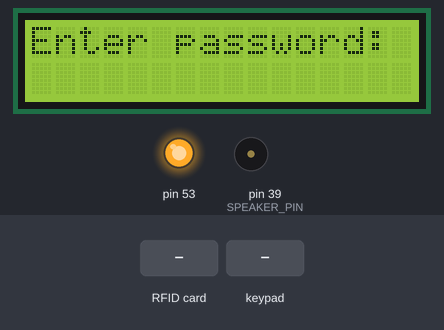
A sketch run on a simulated Arduino Mega 2560, built with avr-gcc and run on an emulated ATmega2560. Shown: 16×2 character LCD, output pins drawn as LEDs (lit = HIGH), buzzer (waves = sounding). The test bench sets the inputs (shaded band).

Above: at 1.3 s.
1.4 s: RFID card 5E 7A 19 C4 held to the reader
At 2.5 s:
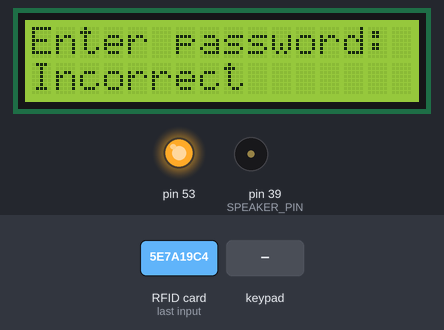
4.4 s: keypad keys 1 1 1 1 D pressed 0.4 s apart
At 7.0 s:
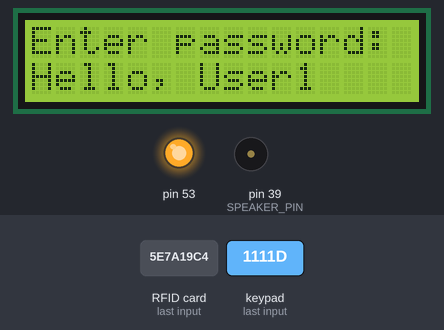
7.9 s: RFID card 5E 7A 19 C4 held to the reader
At 10.4 s:
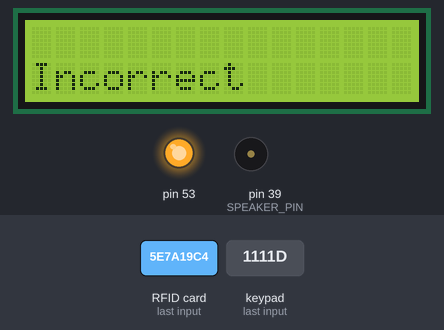
10.9 s: keypad keys 2 2 2 2 * pressed 0.4 s apart
At 12.72 s:
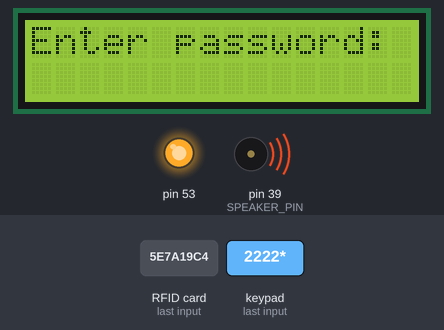
15.1 s: key 'D' pressed
At 15.33 s:
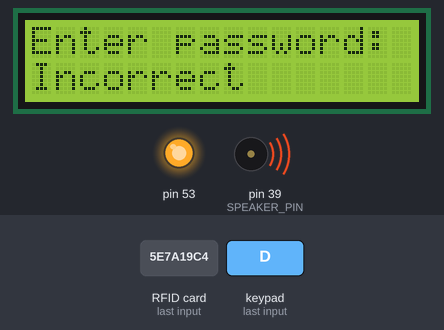
Timing chart, 0 to 18.1 s (numbered marks = the images above; inputs shaded):
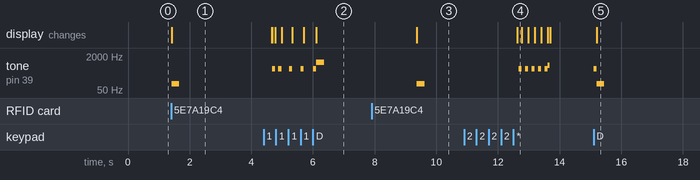

Measured:
- after the input at 1.4 s, tone on pin 39 (SPEAKER_PIN): silent → 100 Hz at once, → silent 0.25 s later; the display: changes at once (image 1)
- after the input at 4.4 s, tone on pin 39 (SPEAKER_PIN): plays 500 Hz for 0.10 s, 500 Hz for 0.10 s, 500 Hz for 0.10 s, 500 Hz for 0.10 s, 500 Hz for 0.10 s, 1000 Hz for 0.25 s, starting after 0.27 s
- after the input at 7.9 s, tone on pin 39 (SPEAKER_PIN): silent → 100 Hz after 1.5 s, → silent 0.25 s later; the display: changes after 1.5 s (image 3)
- after the input at 10.9 s, tone on pin 39 (SPEAKER_PIN): plays 500 Hz for 0.10 s, 500 Hz for 0.10 s, 500 Hz for 0.10 s, 500 Hz for 0.10 s, 500 Hz for 0.10 s, 750 Hz for 0.05 s, starting after 1.8 s
- after the input at 15.1 s, tone on pin 39 (SPEAKER_PIN): silent → 500 Hz at once, → 100 Hz 0.10 s later, → silent 0.25 s later; the display: changes after 0.11 s (image 5)

The sketch:

sketch.ino
```cpp
#include <Servo.h>
#include <LiquidCrystal.h>
#include <Keypad.h>
#include <SPI.h>
#include <RFID.h>

#define SS_PIN 20
#define RST_PIN 49
RFID rfid(SS_PIN, RST_PIN);

String rfidCard;

const int ROW_NUM = 4;
const int COLUMN_NUM = 4;

const int SPEAKER_PIN = 39;
Servo myservo;

char keys[ROW_NUM][COLUMN_NUM] = {
  { '1', '2', '3', 'A' },
  { '4', '5', '6', 'B' },
  { '7', '8', '9', 'C' },
  { '*', '0', '#', 'D' }
};

LiquidCrystal lcd(8, 9, 4, 5, 6, 7);
byte pin_rows[ROW_NUM] = { 22, 24, 26, 28 };
byte pin_column[COLUMN_NUM] = { 30, 32, 34, 36 };

Keypad keypad = Keypad(makeKeymap(keys), pin_rows, pin_column, ROW_NUM, COLUMN_NUM);

class User {
public:
  String name;
  String password;
  String rfid;

  User(String n, String pw, String r)
    : name(n), password(pw), rfid(r) {}
};

const int MAX_USERS = 2;
User users[MAX_USERS] = {
  User("User1", "1111", "217 5 247 151"),
  User("User2", "2222", "38 220 43 31"),
};

String input_password;

bool isTonePlayed = false;

void playTone(int frequency, int duration) {
  tone(SPEAKER_PIN, frequency, duration);
  delay(duration);
  noTone(SPEAKER_PIN);
}

void setup() {
  lcd.begin(16, 2);
  Serial.begin(9600);
  pinMode(SPEAKER_PIN, OUTPUT);
  input_password.reserve(4);
  SPI.begin();
  rfid.init();
}

void processPassword() {
  bool accessGranted = false;
  String username;

  for (int i = 0; i < MAX_USERS; ++i) {
    if (users[i].password == input_password) {
      accessGranted = true;
      username = users[i].name;
      break;
    }
  }

  if (accessGranted) {
    lcd.setCursor(0, 1);
    lcd.print("Hello, " + username);
    playTone(1000, 250);
    myservo.write(180);
    delay(3000);
    lcd.clear();
    myservo.write(0);
  } else {
    lcd.print("Incorrect");
    playTone(100, 250);
    delay(3000);
    lcd.setCursor(0, 1);
    lcd.print("                ");
  }

  input_password = "";
}

void scanRFIDCard() {
  if (rfid.isCard()) {
    if (rfid.readCardSerial()) {
      rfidCard = String(rfid.serNum[0]) + " " + String(rfid.serNum[1]) + " " + String(rfid.serNum[2]) + " " + String(rfid.serNum[3]);
      lcd.setCursor(0, 1);
      lcd.print(rfidCard);
      delay(3000);
      lcd.clear();
    }
    rfid.halt();
  }
}

void processRFID() {
  if (rfid.isCard()) {
    if (rfid.readCardSerial()) {
      rfidCard = String(rfid.serNum[0]) + " " + String(rfid.serNum[1]) + " " + String(rfid.serNum[2]) + " " + String(rfid.serNum[3]);

      bool accessGranted = false;
      String username;

      for (int i = 0; i < MAX_USERS; ++i) {
        if (users[i].rfid == rfidCard) {
          accessGranted = true;
          lcd.setCursor(0, 1);
          lcd.print("Hello, " + users[i].name);
          playTone(1000, 250);
          delay(2000);
          lcd.clear();
          break;
        }
      }

      if (!accessGranted) {
        lcd.setCursor(0, 1);
        lcd.print("Incorrect");
        playTone(100, 250);
        delay(3000);
        lcd.clear();
      }
    }

    rfid.halt();
  }
}

void loop() {
  char key = keypad.getKey();
  lcd.setCursor(0, 0);
  lcd.print("Enter password:");

  if (key) {
    lcd.setCursor(0, 1);
    playTone(500, 100);
    if (key == 'D') {
      processPassword();
    } else if (key == '*') {
      input_password = "";
      lcd.setCursor(0, 1);
      lcd.clear();
      playTone(750, 50);
    } else if (key == 'C' || key == 'A' || key == 'B' || key == '#') {
      if (input_password.length() > 0) {
        input_password.remove(input_password.length() - 1);
        lcd.setCursor(0, 1);
        lcd.print("                ");
        lcd.setCursor(0, 1);
        lcd.print(input_password);
      }
    } else {
      input_password += key;
      if (input_password.length() <= 16) {
        lcd.print(input_password);
      } else {
        input_password = input_password.substring(1);
        lcd.print(input_password);
      }
    }
  }
  //scanRFIDCard();
  processRFID();
}
```
